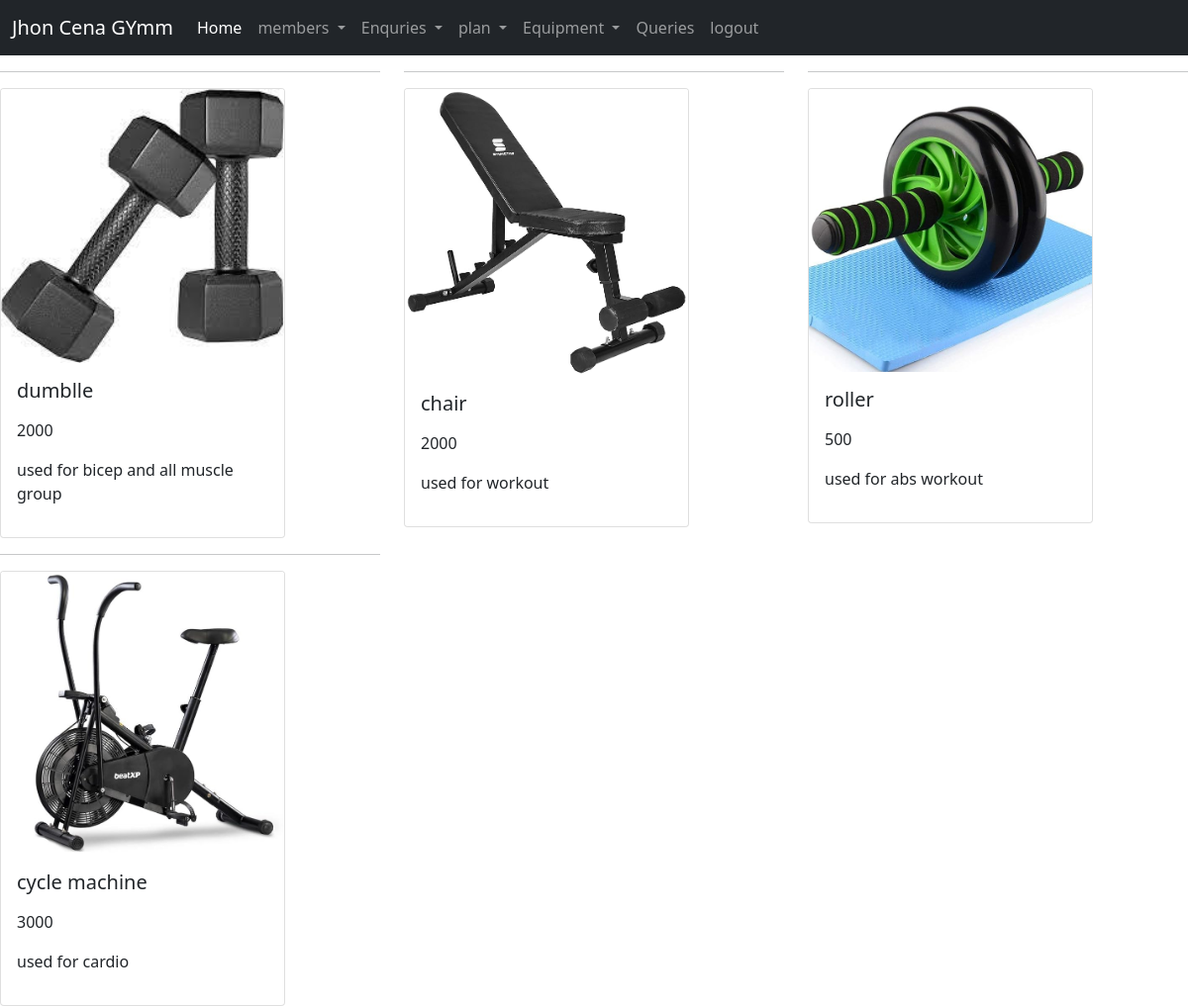
Screenshot of /equipment (signed in) with the database file from the repository.
### app1/models.py (models this page shows, shortened)
class equipments(models.Model):
    name=models.CharField(max_length=200)
    price=models.IntegerField()
    weight=models.CharField(max_length=10)
    description=models.TextField(max_length=300)
    image = models.ImageField(upload_to='static/images/', null=False, blank=False,default='equipments2')

### app1/views.py (the view)
# urls.py: path('equipment',views.view_equipment,name="equipment"),
def view_equipment(request):
    enq=equipments.objects.all()
    return render(request,'app1/equipment.html',{"enq":enq})

### app1/templates/app1/equipment.html (shortened to what this page needs)
{% include 'app1/base.html' %}
{% block content%}
<div class="conatiner">
<div class="row">
{% for i in enq %}
<div class="col-sm-3 col-md-3 col-lg-4 ">
    <hr>
<div class="card" style="width: 18rem;">
    <img src="{{i.image}}" class="card-img-top" alt="...">
    <div class="card-body">
      <h5 class="card-title">{{i.name}}</h5>
      <p>{{i.price}}</p>
      <p>{{i.description}}</p>
    </div>
  </div>
</div>
{% endfor %}
</div>
</div>
{% endblock %}

### app1/templates/app1/base.html (style rules this page uses)
body { display: flex; flex-direction: column; min-height: 100vh; margin: 0; }

### rows the page displays
equipments: image (picture), name "dumblle", price "2000", description "used for bicep and all muscle group"
equipments: image (picture), name "chair", price "2000", description "used for workout"
equipments: image (picture), name "roller", price "500", description "used for abs workout"
equipments: image (picture), name "cycle machine", price "3000", description "used for cardio"
